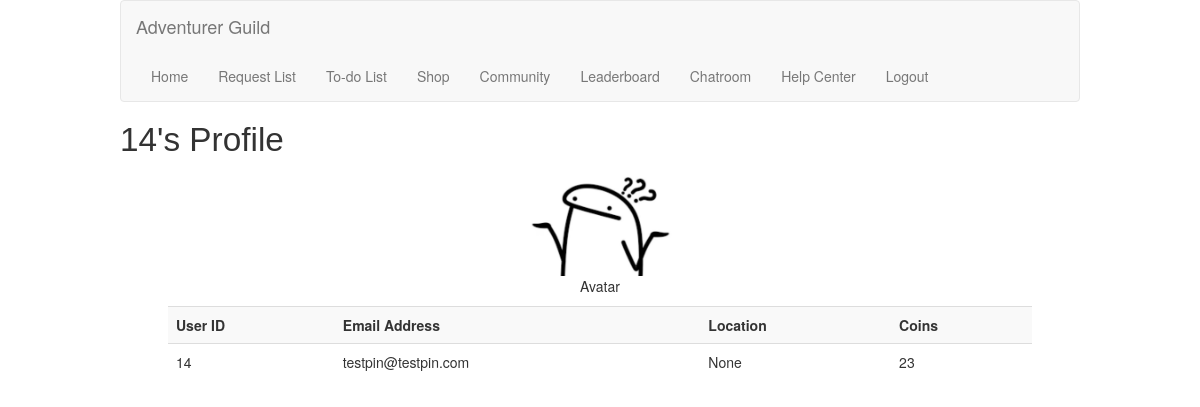
/profile/14 (signed in), run on an earlier commit of the app's database.
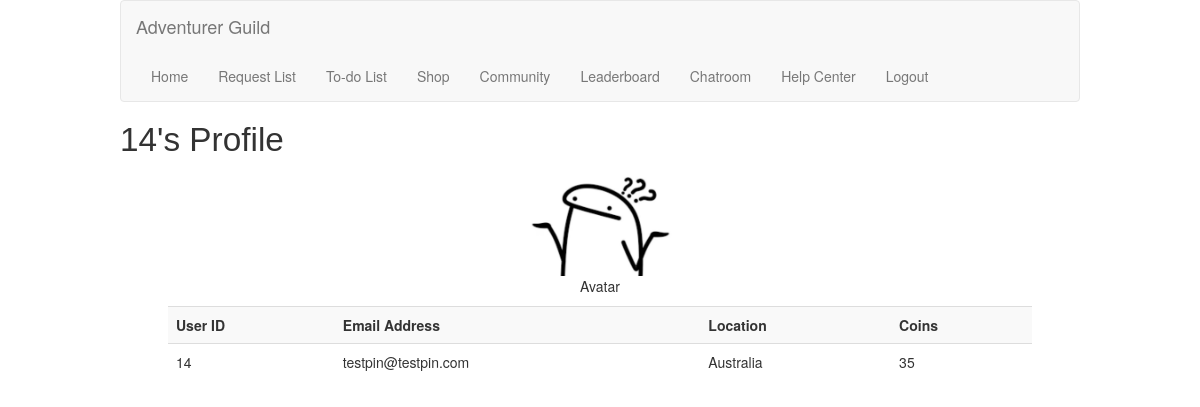
And on a later commit of the database.
### models/sqlmodels.py (models this page shows, shortened)
class UserInfo(db.Model):
    __tablename__ = 'users'
    userID = Column(String(120), primary_key=True)
    email = Column(String(120), nullable=False)
    password = Column(String(120), nullable=False)
    coins = Column(Integer, nullable=False, default=10)
    avatar = Column(Text, nullable=False, default="default")
    country = Column(Text, nullable=False)
    pincode = Column(Text, nullable=False, default="123")

### routes.py (the view)
    @mainBluePrint.route('/profile/<userid>') # User profile in 3rd user view
    @login_required
    def profilePageOthersView(userid):
        try:
            infomsg = request.args.get('infomsg', '')
            userID = userid
            if "-" in userID:
                userID_Show_On_Browser = userID.split("-")[0]
            else:
                userID_Show_On_Browser = userID
            user_details = UserInfo.query.filter(UserInfo.userID == userID).all()
            if user_details is None:
                return "<script>alert('Cannot find this user');history.back();</script>"
            avatar_id = str(getUserInfo(userID,"avatar"))
            return render_template('profile_other_user_view.html',
                                userID_Show_On_Browser = userID_Show_On_Browser,
                                userID = userID,
                                user_details = user_details,
                                nftid = avatar_id,
                                infomsg = infomsg
                                )
        except Exception as e:
            print(f"An error occurred: " + str(e))
            return "<script>alert('Internal Error!');history.back();</script>"

### apps/get.py (called while the page is built)
def getUserInfo(userID, action):
    user = UserInfo.query.filter(UserInfo.userID == userID).first()
    if user:
        if action == "userid":
            return str(user.userID)
        elif action == "email":
            return user.email
        elif action == "pincode":
            return user.pincode
        elif action == "coins":
            return str(user.coins)
        elif action == "avatar":
            return user.avatar
        else:
             return None
    else:
        return None

### routes.py (called while the page is built)
    @login_manager.user_loader
    def load_user(user_id):
        return User(user_id)

### templates/profile_other_user_view.html (shortened to what this page needs)
{% extends 'base.html' %}
{% block content %}
    <h1 id="pageBanner">{{userID}}'s Profile</h1>
    <div class="profileimgdiv">
        <img src="{{ url_for('static', filename='nft/' + nftid + '.png') }}" alt="Avatar" class="profileimages">
        <p>Avatar</p>
    </div>
    <br>
    <table class="table table-striped listcontents">
        <tbody>
        <tr>
            <th scope="col">User ID</th>
            <th scope="col">Email Address</th>
            <th scope="col">Location</th>
            <th scope="col">Coins</th>
        </tr>
        {% for useritems in user_details %}
        <tr>
            <td>{{useritems.userID}}</td>
            <td>{{useritems.email}}</td>
            <td>{{useritems.country}}</td>
            <td>{{useritems.coins}}</td>
        </tr>
        {% endfor %}
        </tbody>
    </table>
{% endblock %}

What changed in the data, as far as the page shows it:
changed UserInfo "testpin@testpin.com": country "None" → "Australia"; coins "23" → "35"
